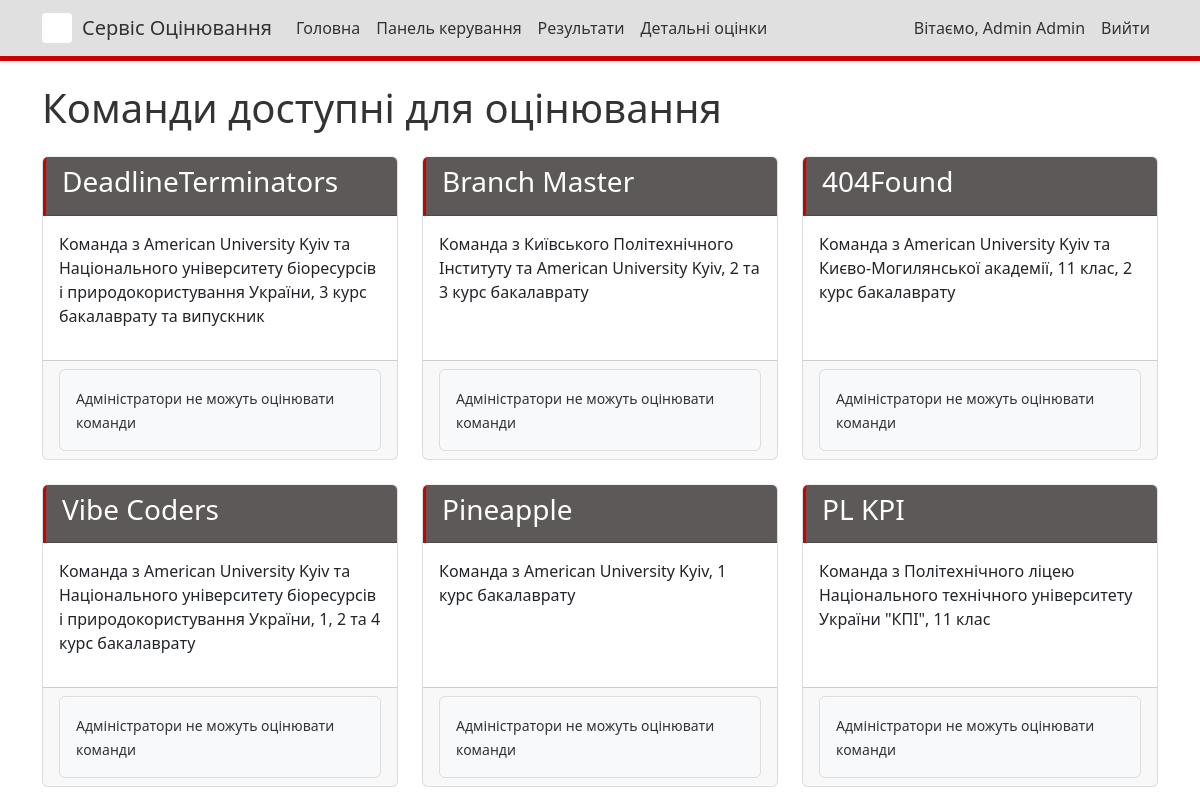
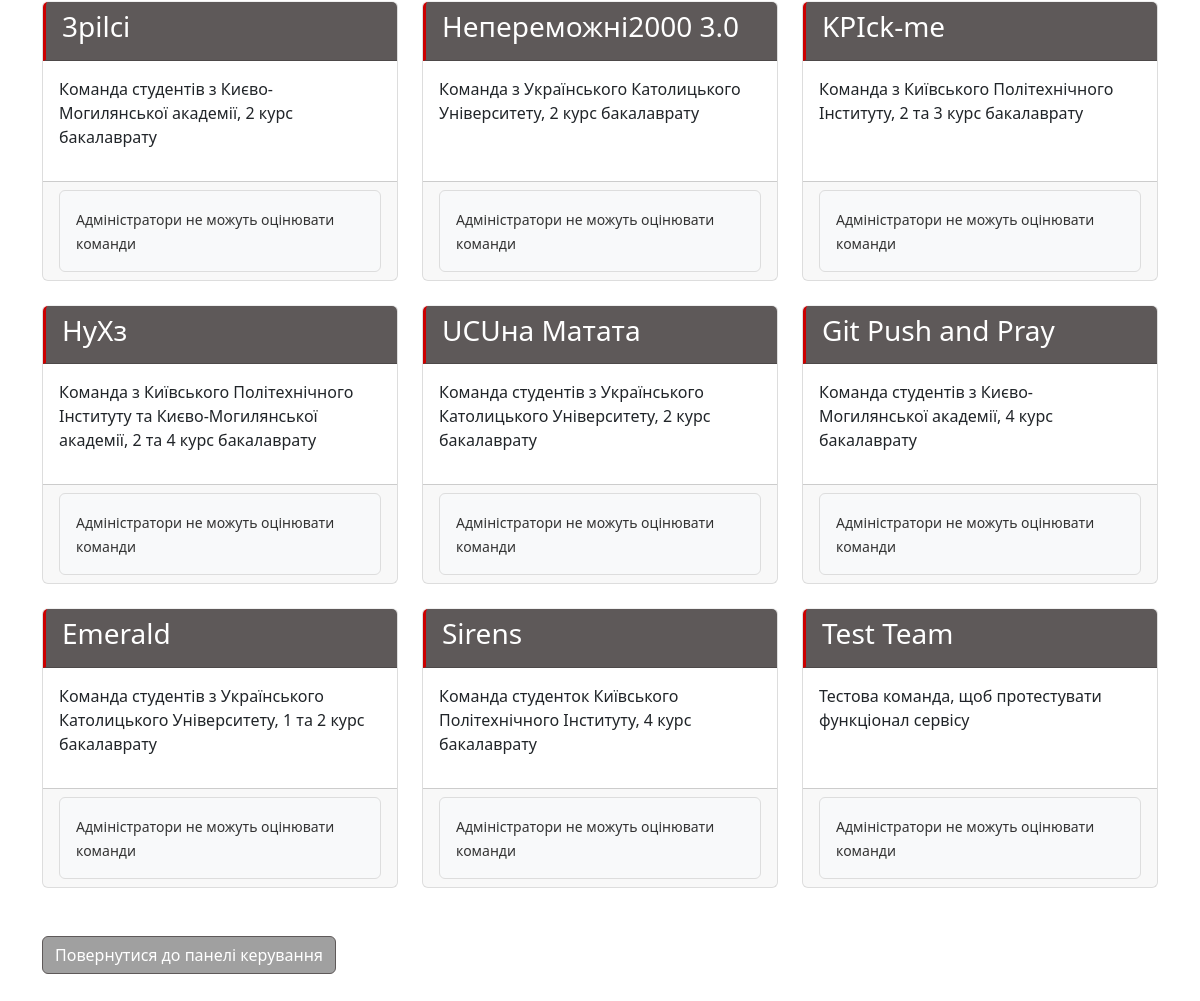
The app's page /teams/ (signed in), older data (2 pictures, top to bottom).
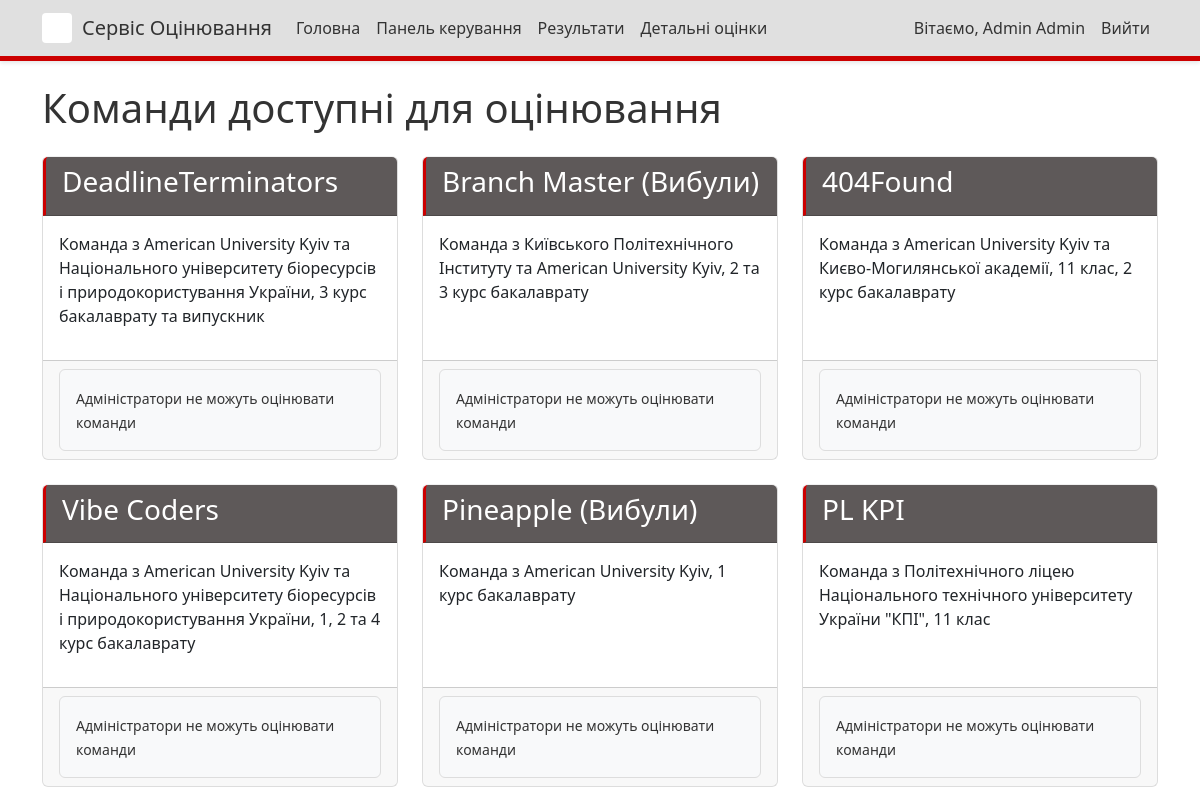
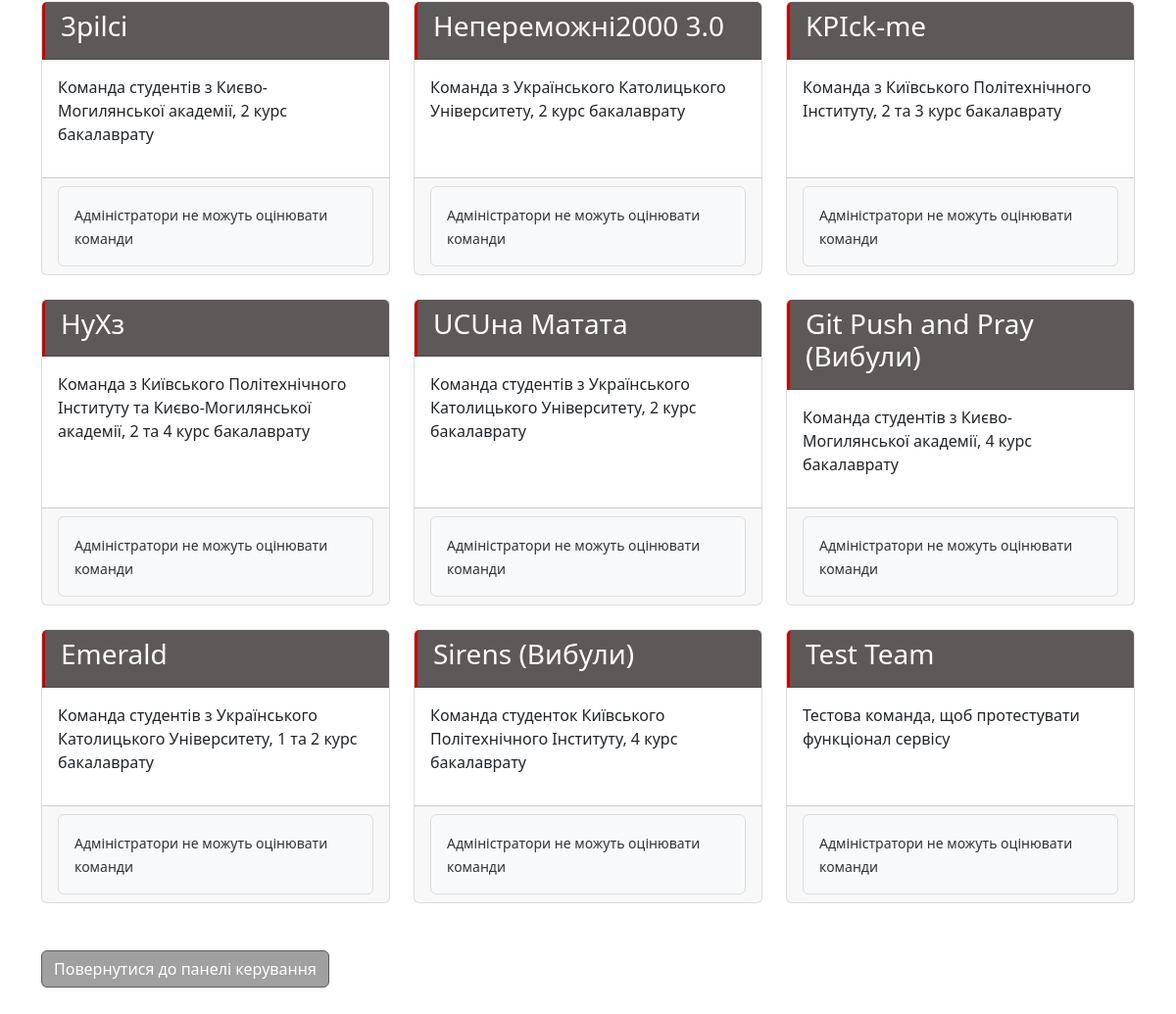
The same page, newer data (2 pictures, top to bottom).
### judging/models.py (models this page shows, shortened)
class Team(models.Model):
    name = models.CharField(max_length=100)
    description = models.TextField(blank=True)
    members = models.TextField(blank=True, help_text="List of team members, one per line")
    members_info = models.TextField(blank=True, help_text="Additional information about team members in format: Student - leader, university, year of study")
    service = models.CharField(max_length=1, choices=SERVICE_CHOICES, blank=True, null=True, help_text="Service vector for the team")

### judging/views.py (the view)
# urls.py: path('teams/', views.team_list, name='team_list'),
@login_required
def team_list(request):
    teams = Team.objects.all()
    judged_teams = set()
    if not (request.user.is_staff or request.user.is_superuser):
        judged_teams = set(Score.objects.filter(judge=request.user).values_list('team_id', flat=True).distinct())
    return render(request, 'judging/team_list.html', {
        'teams': teams,
        'judged_teams': judged_teams
    })

### judging/templates/judging/team_list.html (shortened to what this page needs)
{% extends 'judging/base.html' %}
{% block content %}
<h1 class="mb-4">Команди доступні для оцінювання</h1>
<div class="row">
    {% if teams %}
        {% for team in teams %}
        <div class="col-md-4 mb-4">
            <div class="card h-100">
                <div class="card-header">
                    <h3>{{ team.name }}</h3>
                </div>
                <div class="card-body">
                    <p>{{ team.description }}</p>
                </div>
                <div class="card-footer">
                    {% if not user.is_staff and not user.is_superuser %}
                    <div class="d-flex align-items-center">
                        {% if team.id in judged_teams %}
                        <span class="already-judged">Вже оцінено</span>
                        {% endif %}
                        <a href="{% url 'judge_team' team.id %}" class="btn btn-primary">Оцінити цю команду</a>
                    </div>
                    {% else %}
                    <div class="alert alert-info mb-0">
                        <small>Адміністратори не можуть оцінювати команди</small>
                    </div>
                    {% endif %}
                </div>
            </div>
        </div>
        {% endfor %}
    {% else %}
    <div class="col-12">
        <div class="alert alert-info">
            На даний момент немає команд, доступних для оцінювання.
        </div>
    </div>
    {% endif %}
</div>
<div class="mt-4">
    <a href="{% url 'dashboard' %}" class="btn btn-secondary">Повернутися до панелі керування</a>
</div>
{% endblock %}

### judging/templates/judging/base.html (shortened to what this page needs)
<!DOCTYPE html>
<html lang="uk">
<head>
    <link href="https://cdn.jsdelivr.net/npm/bootstrap@5.3.0-alpha1/dist/css/bootstrap.min.css" rel="stylesheet">
    {% load static %}
    <link href="{% static 'judging/css/custom.css' %}" rel="stylesheet">
</head>
<body>
    <nav class="navbar navbar-expand-md navbar-light fixed-top">
        <div class="container">
            <div class="d-flex align-items-center">
                <div class="logo-container">
                </div>
                <a class="navbar-brand" href="{% url 'home' %}">Сервіс Оцінювання</a>
            </div>
            <div class="collapse navbar-collapse" id="navbarNav">
                <ul class="navbar-nav me-auto">
                    <li class="nav-item">
                        <a class="nav-link" href="{% url 'home' %}">Головна</a>
                    </li>
                    {% if user.is_authenticated %}
                    <li class="nav-item">
                        <a class="nav-link" href="{% url 'dashboard' %}">Панель керування</a>
                    </li>
                    {% endif %}
                    <li class="nav-item">
                        <a class="nav-link" href="{% url 'results' %}">Результати</a>
                    </li>
                    {% if user.is_authenticated and user.is_staff %}
                    <li class="nav-item">
                        <a class="nav-link" href="{% url 'admin_detailed_scores' %}">Детальні оцінки</a>
                    </li>
                    {% endif %}
                </ul>
                <ul class="navbar-nav">
                    {% if user.is_authenticated %}
                    <li class="nav-item">
                        <span class="nav-link">Вітаємо, {{ user.first_name }} {{ user.last_name }}</span>
                    </li>
                    <li class="nav-item">
                        <a class="nav-link" href="{% url 'login' %}">Вийти</a>
                    </li>
                    {% else %}
                    <li class="nav-item">
                        <a class="nav-link" href="{% url 'login' %}">Увійти</a>
                    </li>
                    {% endif %}
                </ul>
            </div>
        </div>
    </nav>
    <div class="container mt-4">
        {% block content %}{% endblock %}
    </div>
</body>
</html>

### judging/static/judging/css/custom.css (style rules this page uses)
.navbar { background-color: #e0e0e0 !important; box-shadow: 0 2px 4px rgba(0, 0, 0, 0.1); border-bottom: 5px solid #cc0000 !important; }
.navbar-light .navbar-brand, .navbar-light .nav-link { color: #333333 !important; }
.btn-secondary { background-color: #a0a0a0 !important; border-color: #5e5959 !important; }
.card-header { background-color: #5e5959 !important; color: #ffffff !important; border-left: 3px solid #cc0000 !important; }
.card { border-color: #dddddd !important; border-top: 1px solid #f0f0f0 !important; }
.alert-info { background-color: #f8f9fa !important; border-color: #dddddd !important; color: #333333 !important; }
body { background-color: #ffffff !important; color: #333333 !important; }
.logo-container { height: 30px !important; width: 30px !important; background-color: #ffffff !important; margin-right: 10px !important; display: flex !important; align-items: center !important; justify-content: center !important; border-radius: 4px !important; }

### judging/templates/judging/base.html (style rules this page uses)
body { padding-top: 60px; padding-bottom: 40px; }

Row changes from the older to the newer data that the page shows:
changed Team: name "Branch Master" → "Branch Master (Вибули)"
changed Team "Команда з American University Kyiv, 1 курс бакалаврату": name "Pineapple" → "Pineapple (Вибули)"
changed Team "Команда студентів з Києво-Могилянської академії, 4 курс бакалаврату": name "Git Push and Pray" → "Git Push and Pray (Вибули)"
changed Team "Команда студенток Київського Політехнічного Інституту, 4 курс бакалаврату": name "Sirens" → "Sirens (Вибули)"
